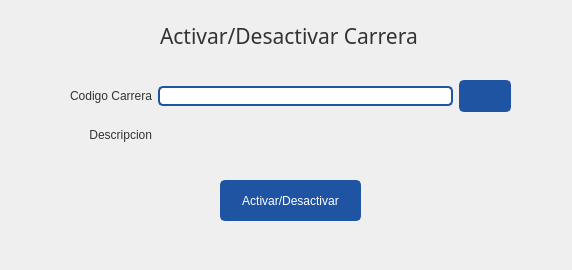
<?xml version="1.0" encoding="UTF-8"?>
<ui version="4.0">
 <class>AltaBajaCarrera</class>
 <widget class="QWidget" name="AltaBajaCarrera">
  <property name="windowModality">
   <enum>Qt::ApplicationModal</enum>
  </property>
  <property name="geometry">
   <rect>
    <x>0</x>
    <y>0</y>
    <width>572</width>
    <height>270</height>
   </rect>
  </property>
  <property name="minimumSize">
   <size>
    <width>500</width>
    <height>270</height>
   </size>
  </property>
  <property name="maximumSize">
   <size>
    <width>3000</width>
    <height>3000</height>
   </size>
  </property>
  <property name="windowTitle">
   <string>Alta/Baja Carrera</string>
  </property>
  <property name="windowIcon">
   <iconset resource="../resources.qrc">
    <normaloff>:/icons/images/icons/cil-pencil.png</normaloff>:/icons/images/icons/cil-pencil.png</iconset>
  </property>
  <property name="styleSheet">
   <string notr="true">QWidget{
	color: #333;
	font: 9pt &quot;Segoe UI&quot;;
}
/* ----------------- LineEdit  ----------------- */
QLineEdit {
	border-radius: 5px;
	border: 2px solid #1F54A3;
	padding-left: 10px;
	selection-color: white;
	selection-background-color: #2A3C57;
    color: black;
}
QLineEdit:hover {
	border: 2px solid rgb(98, 114, 164);
}
QLineEdit:focus {
	border: 2px solid #2A3C57;
}



/* ----------------- Button ----------------- */
QPushButton {
	border: 2px solid #1F54A3;
	border-radius: 5px;	
	background-color: #1F54A3;
	color:white;
}
 QPushButton:hover {
	background-color: #286FD6;
	border: 2px solid #286FD6;
}
 QPushButton:pressed {	
	background-color: #2A3C57;
	border: 2px solid #2A3C57;
}

/* ----------------- CheckBox ----------------- */

QCheckBox::indicator {
	border : 1px solid #6272a4;
	width: 15px;
	height: 15px;
	border-radius: 15px;
    background: #6272a4;
}
QCheckBox::indicator:hover {
	background-color: #286FD6;
	border : 1px solid #286FD6;
}
QCheckBox::indicator:checked {
	border : 1px solid #1F54A3;
    background: 3px solid #1F54A3;	
	background-image: url(:/icons/images/icons/cil-check-alt.png);
}


/* ----------------- QDateEdit ----------------- */
QDateTimeEdit{
	background-color: white;
	border-radius: 5px;
	border: 2px solid #1F54A3;
    color: black;
}
QDateTimeEdit:hover{
	border: 2px solid #7284b9;
}

QDateTimeEdit:focus {
	border: 2px solid #2A3C57;
}


QDateTimeEdit::up-button {
    border-image: url(:/icons/images/icons/cil-arrow-top.png); 
}

QDateTimeEdit::down-button {
    border-image: url(:/icons/images/icons/cil-arrow-bottom.png);
}














</string>
  </property>
  <widget class="QLabel" name="label">
   <property name="geometry">
    <rect>
     <x>160</x>
     <y>0</y>
     <width>341</width>
     <height>71</height>
    </rect>
   </property>
   <property name="font">
    <font>
     <family>Microsoft YaHei UI Light</family>
     <pointsize>16</pointsize>
     <weight>3</weight>
     <italic>false</italic>
     <bold>false</bold>
    </font>
   </property>
   <property name="styleSheet">
    <string notr="true">font: 25 16pt &quot;Microsoft YaHei UI Light&quot;;</string>
   </property>
   <property name="text">
    <string>Activar/Desactivar Carrera</string>
   </property>
  </widget>
  <widget class="QWidget" name="gridLayoutWidget">
   <property name="geometry">
    <rect>
     <x>70</x>
     <y>80</y>
     <width>441</width>
     <height>71</height>
    </rect>
   </property>
   <layout class="QGridLayout" name="gridLayout">
    <item row="0" column="2">
     <widget class="QPushButton" name="btn_buscar">
      <property name="minimumSize">
       <size>
        <width>32</width>
        <height>32</height>
       </size>
      </property>
      <property name="text">
       <string/>
      </property>
      <property name="icon">
       <iconset resource="../resources.qrc">
        <normaloff>:/icons/images/icons/cil-paper-plane.png</normaloff>:/icons/images/icons/cil-paper-plane.png</iconset>
      </property>
     </widget>
    </item>
    <item row="0" column="0">
     <widget class="QLabel" name="label_11">
      <property name="text">
       <string>Codigo Carrera</string>
      </property>
      <property name="alignment">
       <set>Qt::AlignRight|Qt::AlignTrailing|Qt::AlignVCenter</set>
      </property>
     </widget>
    </item>
    <item row="0" column="1">
     <widget class="QLineEdit" name="txt_codcarrera">
      <property name="enabled">
       <bool>true</bool>
      </property>
      <property name="minimumSize">
       <size>
        <width>0</width>
        <height>0</height>
       </size>
      </property>
      <property name="maximumSize">
       <size>
        <width>295</width>
        <height>16777215</height>
       </size>
      </property>
      <property name="clearButtonEnabled">
       <bool>false</bool>
      </property>
     </widget>
    </item>
    <item row="1" column="1">
     <widget class="QLabel" name="lbl_nombrecarrera">
      <property name="text">
       <string/>
      </property>
     </widget>
    </item>
    <item row="1" column="0">
     <widget class="QLabel" name="label_12">
      <property name="text">
       <string>Descripcion</string>
      </property>
      <property name="alignment">
       <set>Qt::AlignRight|Qt::AlignTrailing|Qt::AlignVCenter</set>
      </property>
     </widget>
    </item>
   </layout>
  </widget>
  <widget class="QPushButton" name="btn_cambiarEstado">
   <property name="enabled">
    <bool>false</bool>
   </property>
   <property name="geometry">
    <rect>
     <x>220</x>
     <y>180</y>
     <width>141</width>
     <height>41</height>
    </rect>
   </property>
   <property name="minimumSize">
    <size>
     <width>116</width>
     <height>32</height>
    </size>
   </property>
   <property name="text">
    <string>Activar/Desactivar</string>
   </property>
  </widget>
 </widget>
 <tabstops>
  <tabstop>btn_cambiarEstado</tabstop>
 </tabstops>
 <resources>
  <include location="../resources.qrc"/>
 </resources>
 <connections/>
</ui>
